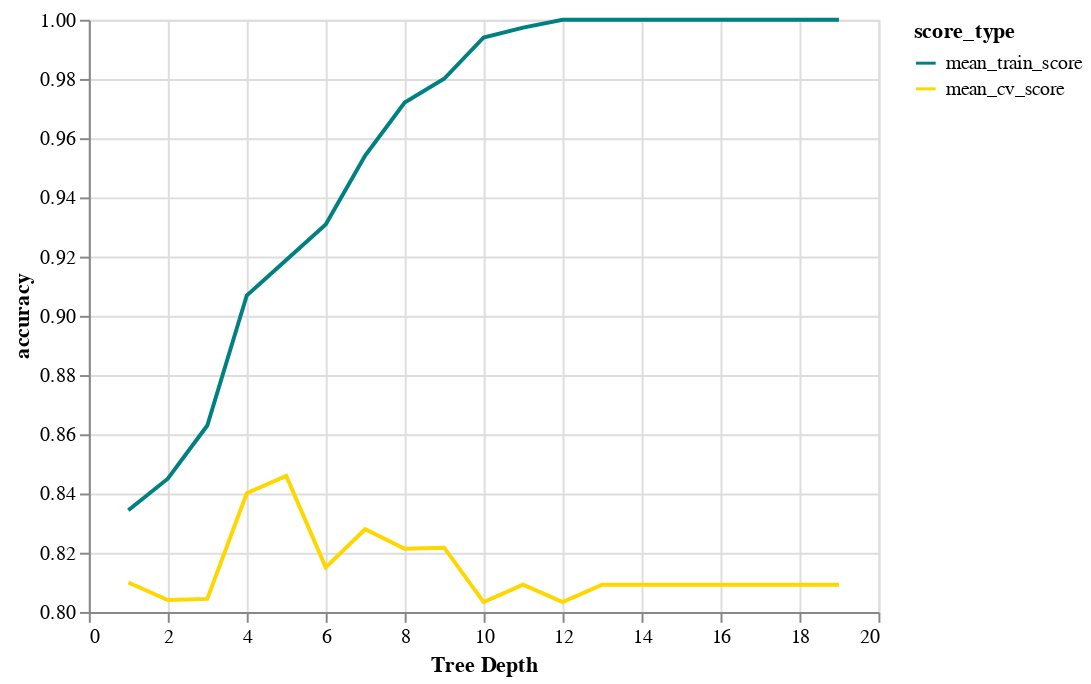

Source (notebook cell):
### Code cell
chart1.encode(alt.Y('accuracy:Q', scale=alt.Scale(zero=False)))

### Figure 1 — Vega-Lite specification as saved in the notebook (floating-point values rounded to 4 significant figures)
{"config": {"view": {"continuousWidth": 400, "continuousHeight": 300}}, "data": {"name": "data-285791de425a3c8a7f42e15d3945312b"}, "mark": "line", "encoding": {"color": {"type": "nominal", "field": "score_type", "scale": {"domain": ["mean_train_score", "mean_cv_score"], "range": ["teal", "gold"]}}, "x": {"type": "quantitative", "axis": {"title": "Tree Depth"}, "field": "depth"}, "y": {"type": "quantitative", "field": "accuracy", "scale": {"zero": false}}}, "$schema": "https://vega.github.io/schema/vega-lite/v4.8.1.json", "datasets": {"data-285791de425a3c8a7f42e15d3945312b": [{"depth": 1, "score_type": "mean_train_score", "accuracy": 0.8343}, {"depth": 2, "score_type": "mean_train_score", "accuracy": 0.845}, {"depth": 3, "score_type": "mean_train_score", "accuracy": 0.863}, {"depth": 4, "score_type": "mean_train_score", "accuracy": 0.9069}, {"depth": 5, "score_type": "mean_train_score", "accuracy": 0.9188}, {"depth": 6, "score_type": "mean_train_score", "accuracy": 0.9308}, {"depth": 7, "score_type": "mean_train_score", "accuracy": 0.9541}, {"depth": 8, "score_type": "mean_train_score", "accuracy": 0.9721}, {"depth": 9, "score_type": "mean_train_score", "accuracy": 0.98}, {"depth": 10, "score_type": "mean_train_score", "accuracy": 0.994}, {"depth": 11, "score_type": "mean_train_score", "accuracy": 0.9973}, {"depth": 12, "score_type": "mean_train_score", "accuracy": 1.0}, {"depth": 13, "score_type": "mean_train_score", "accuracy": 1.0}, {"depth": 14, "score_type": "mean_train_score", "accuracy": 1.0}, {"depth": 15, "score_type": "mean_train_score", "accuracy": 1.0}, {"depth": 16, "score_type": "mean_train_score", "accuracy": 1.0}, {"depth": 17, "score_type": "mean_train_score", "accuracy": 1.0}, {"depth": 18, "score_type": "mean_train_score", "accuracy": 1.0}, {"depth": 19, "score_type": "mean_train_score", "accuracy": 1.0}, {"depth": 1, "score_type": "mean_cv_score", "accuracy": 0.8099}, {"depth": 2, "score_type": "mean_cv_score", "accuracy": 0.804}, {"depth": 3, "score_type": "mean_cv_score", "accuracy": 0.8044}, {"depth": 4, "score_type": "mean_cv_score", "accuracy": 0.8401}, {"depth": 5, "score_type": "mean_cv_score", "accuracy": 0.846}, {"depth": 6, "score_type": "mean_cv_score", "accuracy": 0.8151}, {"depth": 7, "score_type": "mean_cv_score", "accuracy": 0.8279}, {"depth": 8, "score_type": "mean_cv_score", "accuracy": 0.8213}, {"depth": 9, "score_type": "mean_cv_score", "accuracy": 0.8217}, {"depth": 10, "score_type": "mean_cv_score", "accuracy": 0.8033}, {"depth": 11, "score_type": "mean_cv_score", "accuracy": 0.8092}, {"depth": 12, "score_type": "mean_cv_score", "accuracy": 0.8033}, {"depth": 13, "score_type": "mean_cv_score", "accuracy": 0.8092}, {"depth": 14, "score_type": "mean_cv_score", "accuracy": 0.8092}, {"depth": 15, "score_type": "mean_cv_score", "accuracy": 0.8092}, {"depth": 16, "score_type": "mean_cv_score", "accuracy": 0.8092}, {"depth": 17, "score_type": "mean_cv_score", "accuracy": 0.8092}, {"depth": 18, "score_type": "mean_cv_score", "accuracy": 0.8092}, {"depth": 19, "score_type": "mean_cv_score", "accuracy": 0.8092}]}}
